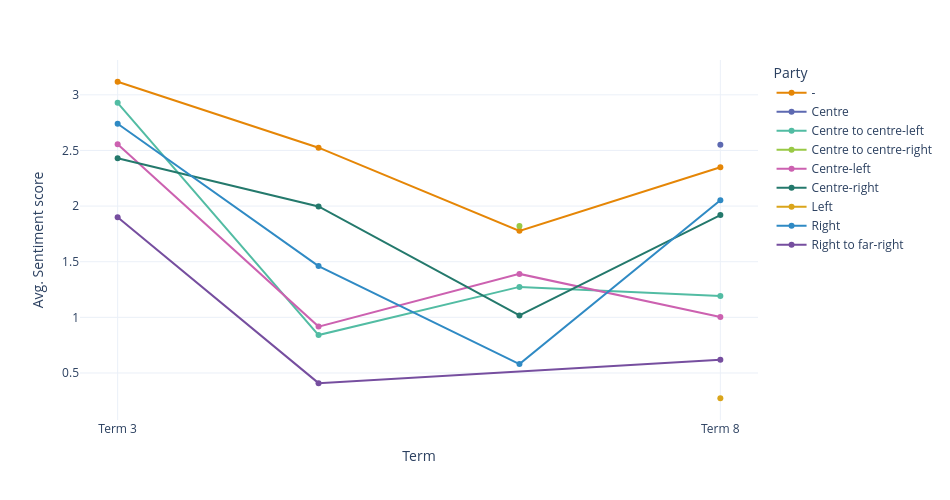

Here is the notebook cell this chart was saved with:
### Code cell
#Political orientation x Sentiment scores (across Terms)

status_term = df.groupby(["Party_orientation", "Term"]).agg({"Senti_n":"mean"}).reset_index()
status_term

fig=px.line(status_term, x="Term", y="Senti_n", color="Party_orientation", markers=True, 
            color_discrete_sequence=px.colors.qualitative.Vivid)
fig.update_layout(
    height=500,  
    width=950,
    xaxis=dict(tickmode='linear', dtick=3),

    yaxis_title='Avg. Sentiment score',
    legend_title='Party',
    template='plotly_white'
)
fig.show()

### Figure 1 — Plotly figure (JSON) as saved in the notebook; plotly's stock layout.template omitted (floating-point values rounded to 4 significant figures)
{"data": [{"hovertemplate": "Party_orientation=-<br>Term=%{x}<br>Senti_n=%{y}<extra></extra>", "legendgroup": "-", "line": {"color": "rgb(229, 134, 6)", "dash": "solid"}, "marker": {"symbol": "circle"}, "mode": "lines+markers", "name": "-", "orientation": "v", "showlegend": true, "type": "scatter", "x": ["Term 3", "Term 4", "Term 6", "Term 8"], "xaxis": "x", "y": [3.118, 2.525, 1.778, 2.349], "yaxis": "y"}, {"hovertemplate": "Party_orientation=Centre<br>Term=%{x}<br>Senti_n=%{y}<extra></extra>", "legendgroup": "Centre", "line": {"color": "rgb(93, 105, 177)", "dash": "solid"}, "marker": {"symbol": "circle"}, "mode": "lines+markers", "name": "Centre", "orientation": "v", "showlegend": true, "type": "scatter", "x": ["Term 8"], "xaxis": "x", "y": [2.551], "yaxis": "y"}, {"hovertemplate": "Party_orientation=Centre to centre-left<br>Term=%{x}<br>Senti_n=%{y}<extra></extra>", "legendgroup": "Centre to centre-left", "line": {"color": "rgb(82, 188, 163)", "dash": "solid"}, "marker": {"symbol": "circle"}, "mode": "lines+markers", "name": "Centre to centre-left", "orientation": "v", "showlegend": true, "type": "scatter", "x": ["Term 3", "Term 4", "Term 6", "Term 8"], "xaxis": "x", "y": [2.928, 0.8409, 1.274, 1.193], "yaxis": "y"}, {"hovertemplate": "Party_orientation=Centre to centre-right<br>Term=%{x}<br>Senti_n=%{y}<extra></extra>", "legendgroup": "Centre to centre-right", "line": {"color": "rgb(153, 201, 69)", "dash": "solid"}, "marker": {"symbol": "circle"}, "mode": "lines+markers", "name": "Centre to centre-right", "orientation": "v", "showlegend": true, "type": "scatter", "x": ["Term 6"], "xaxis": "x", "y": [1.822], "yaxis": "y"}, {"hovertemplate": "Party_orientation=Centre-left<br>Term=%{x}<br>Senti_n=%{y}<extra></extra>", "legendgroup": "Centre-left", "line": {"color": "rgb(204, 97, 176)", "dash": "solid"}, "marker": {"symbol": "circle"}, "mode": "lines+markers", "name": "Centre-left", "orientation": "v", "showlegend": true, "type": "scatter", "x": ["Term 3", "Term 4", "Term 6", "Term 8"], "xaxis": "x", "y": [2.555, 0.9169, 1.391, 1.004], "yaxis": "y"}, {"hovertemplate": "Party_orientation=Centre-right<br>Term=%{x}<br>Senti_n=%{y}<extra></extra>", "legendgroup": "Centre-right", "line": {"color": "rgb(36, 121, 108)", "dash": "solid"}, "marker": {"symbol": "circle"}, "mode": "lines+markers", "name": "Centre-right", "orientation": "v", "showlegend": true, "type": "scatter", "x": ["Term 3", "Term 4", "Term 6", "Term 8"], "xaxis": "x", "y": [2.43, 1.997, 1.018, 1.919], "yaxis": "y"}, {"hovertemplate": "Party_orientation=Left<br>Term=%{x}<br>Senti_n=%{y}<extra></extra>", "legendgroup": "Left", "line": {"color": "rgb(218, 165, 27)", "dash": "solid"}, "marker": {"symbol": "circle"}, "mode": "lines+markers", "name": "Left", "orientation": "v", "showlegend": true, "type": "scatter", "x": ["Term 8"], "xaxis": "x", "y": [0.273], "yaxis": "y"}, {"hovertemplate": "Party_orientation=Right<br>Term=%{x}<br>Senti_n=%{y}<extra></extra>", "legendgroup": "Right", "line": {"color": "rgb(47, 138, 196)", "dash": "solid"}, "marker": {"symbol": "circle"}, "mode": "lines+markers", "name": "Right", "orientation": "v", "showlegend": true, "type": "scatter", "x": ["Term 3", "Term 4", "Term 6", "Term 8"], "xaxis": "x", "y": [2.74, 1.461, 0.5804, 2.053], "yaxis": "y"}, {"hovertemplate": "Party_orientation=Right to far-right<br>Term=%{x}<br>Senti_n=%{y}<extra></extra>", "legendgroup": "Right to far-right", "line": {"color": "rgb(118, 78, 159)", "dash": "solid"}, "marker": {"symbol": "circle"}, "mode": "lines+markers", "name": "Right to far-right", "orientation": "v", "showlegend": true, "type": "scatter", "x": ["Term 3", "Term 4", "Term 8"], "xaxis": "x", "y": [1.9, 0.4087, 0.6183], "yaxis": "y"}], "layout": {"height": 500, "legend": {"title": {"text": "Party"}, "tracegroupgap": 0}, "margin": {"t": 60}, "width": 950, "xaxis": {"anchor": "y", "domain": [0, 1], "dtick": 3, "tickmode": "linear", "title": {"text": "Term"}}, "yaxis": {"anchor": "x", "domain": [0, 1], "title": {"text": "Avg. Sentiment score"}}}}
